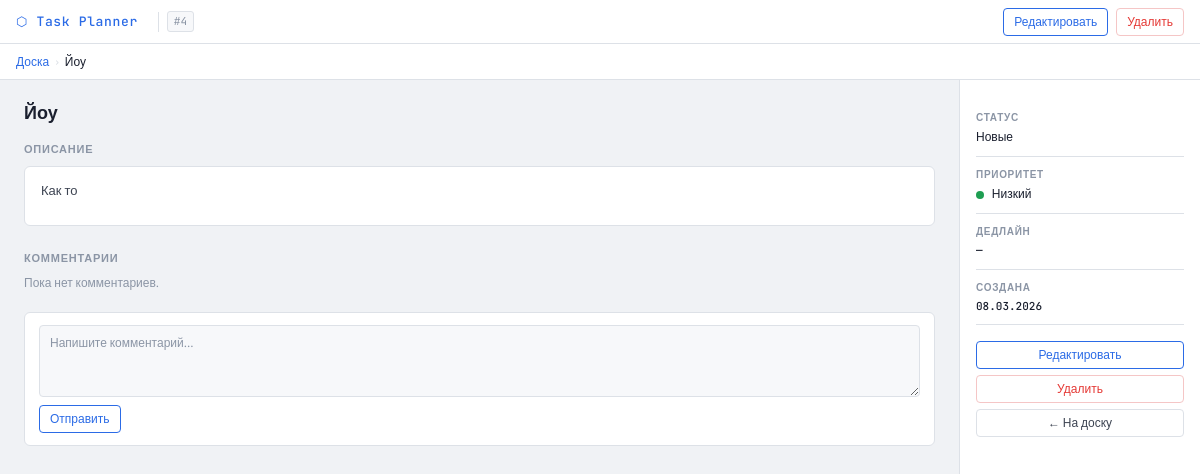
Page /view_task.php?id=4 (signed in) on the committed database.
### tables this page shows
CREATE TABLE `tasks` (
  `id` int NOT NULL,
  `title` varchar(200) NOT NULL,
  `description` text,
  `priority` enum('low','medium','high') NOT NULL,
  `deadline` datetime DEFAULT NULL,
  `project_id` int NOT NULL,
  `assigned_to` int DEFAULT NULL,
  `status` enum('new','working','progress','done') NOT NULL DEFAULT 'new',
  `created_at` datetime NOT NULL DEFAULT CURRENT_TIMESTAMP
);

### view_task.php (the view, shortened to what this page needs)
<?php
$task_id = $_GET['id'];
$database = new Database();
$db = $database->getConnection();
$stmt = $db->prepare("
    SELECT t.* FROM tasks t
    JOIN projects p ON t.project_id = p.id
    LEFT JOIN project_members pm ON p.id = pm.project_id
    WHERE t.id = :task_id
      AND (p.owner_id = :user_id OR pm.user_id = :user_id)
    LIMIT 1
");
$stmt->execute(['task_id' => $task_id, 'user_id' => $_SESSION['user_id']]);
$task = $stmt->fetch(PDO::FETCH_ASSOC);
$stmtComments = $db->prepare("
    SELECT tc.*, u.name as author_name
    FROM task_comments tc
    JOIN users u ON tc.user_id = u.id
    WHERE tc.task_id = ?
    ORDER BY tc.created_at ASC
");
$stmtComments->execute([$task_id]);
$comments = $stmtComments->fetchAll(PDO::FETCH_ASSOC);
$statusLabels   = ['new' => 'Новые', 'working' => 'В работе', 'progress' => 'В процессе', 'done' => 'Завершены'];
$priorityLabels = ['low' => 'Низкий', 'medium' => 'Средний', 'high' => 'Высокий'];
$priorityColors = ['low' => 'var(--green)', 'medium' => 'var(--yellow)', 'high' => 'var(--red)'];
?>
<!DOCTYPE html>
<html lang="ru">
<head>
    <link href="https://cdn.jsdelivr.net/npm/bootstrap@5.3.2/dist/css/bootstrap.min.css" rel="stylesheet">
</head>
<body>
<div class="topbar">
    <a href="index.php" class="topbar-brand">⬡ Task Planner</a>
    <span class="task-id-badge">#<?= $task['id'] ?></span>
    <a href="edit_task.php?id=<?= $task['id'] ?>" class="topbar-btn primary">Редактировать</a>
    <a href="delete_task.php?id=<?= $task['id'] ?>" class="topbar-btn danger"
       onclick="return confirm('Удалить задачу?')">Удалить</a>
</div>
<div class="breadbar">
    <a href="index.php">Доска</a>
    <span class="breadbar-sep">›</span>
    <span class="breadbar-current"><?= htmlspecialchars($task['title']) ?></span>
</div>
<div class="page-content">
    <div class="main-panel">
        <div class="task-title"><?= htmlspecialchars($task['title']) ?></div>
        <div class="section-label">Описание</div>
        <div class="desc-block">
            <?= !empty($task['description'])
                ? nl2br(htmlspecialchars($task['description']))
                : '<em>Нет описания</em>' ?>
        </div>
        <div class="section-label">Комментарии</div>
        <div class="comments-wrap" id="comments-list-<?= $task_id ?>">
            <?php if (empty($comments)): ?>
                <div id="no-comments-msg" style="font-size:12px;color:var(--text-dim);">Пока нет комментариев.</div>
            <?php endif; ?>
        </div>
        <div class="comment-form-wrap">
            <form id="comment-form-<?= $task_id ?>" onsubmit="addComment(event, <?= $task_id ?>)" style="display:flex;flex-direction:column;gap:8px;">
                <textarea name="comment" class="tp-textarea" rows="3" maxlength="500"
                          placeholder="Напишите комментарий..." required></textarea>
                <div style="display:flex;align-items:center;gap:8px;">
                    <button type="submit" class="topbar-btn primary">Отправить</button>
                </div>
            </form>
        </div>
    </div>
    <div class="side-panel">
        <div class="detail-row">
            <span class="detail-key">Статус</span>
            <span class="detail-val"><?= $statusLabels[$task['status']] ?? $task['status'] ?></span>
        </div>
        <div class="detail-row">
            <span class="detail-key">Приоритет</span>
            <span class="detail-val">
                <span class="priority-dot" style="background:<?= $priorityColors[$task['priority']] ?? '#aaa' ?>;"></span>
                <?= $priorityLabels[$task['priority']] ?? $task['priority'] ?>
            </span>
        </div>
        <div class="detail-row">
            <span class="detail-key">Дедлайн</span>
            <span class="detail-val mono">
                <?= $task['deadline'] ? date('d.m.Y H:i', strtotime($task['deadline'])) : '—' ?>
            </span>
        </div>
        <div class="detail-row">
            <span class="detail-key">Создана</span>
            <span class="detail-val mono">
                <?= date('d.m.Y', strtotime($task['created_at'])) ?>
            </span>
        </div>
        <div class="side-actions">
            <a href="edit_task.php?id=<?= $task['id'] ?>" class="topbar-btn primary" style="justify-content:center;">Редактировать</a>
            <a href="delete_task.php?id=<?= $task['id'] ?>" class="topbar-btn danger" style="justify-content:center;"
               onclick="return confirm('Удалить задачу?')">Удалить</a>
            <a href="index.php" class="topbar-btn" style="justify-content:center;">← На доску</a>
        </div>
    </div>
</div>
</body>
</html>

### view_task.php (style rules this page uses)
:root { --bg: #f0f2f5; --surface: #ffffff; --surface2: #f7f8fa; --border: #dde1e7; --text: #3d4452; --text-dim: #8b95a5; --text-head: #1a1f2e; --accent: #2b6be6; --red: #e53935; --yellow: #e8a000; --green: #1e9e52; }
* { box-sizing: border-box; margin: 0; padding: 0; }
body { background: var(--bg); color: var(--text); font-family: 'IBM Plex Sans', sans-serif; font-size: 13px; min-height: 100vh; display: flex; flex-direction: column; }
.topbar { height: 44px; background: var(--surface); border-bottom: 1px solid var(--border); display: flex; align-items: center; padding: 0 16px; gap: 8px; flex-shrink: 0; }
.topbar-brand { font-family: 'JetBrains Mono', monospace; font-size: 13px; font-weight: 500; color: var(--accent); letter-spacing: 0.05em; margin-right: 12px; text-decoration: none; }
.topbar-btn { height: 28px; padding: 0 10px; border-radius: 4px; font-size: 12px; font-weight: 500; border: 1px solid var(--border); background: transparent; color: var(--text); cursor: pointer; text-decoration: none; display: inline-flex; align-items: center; gap: 5px; transition: background .15s, border-color .15s, color .15s; }
.topbar-btn.primary { border-color: var(--accent); color: var(--accent); }
.topbar-btn.danger { border-color: #f5c6c6; color: var(--red); }
.breadbar { height: 36px; background: var(--surface); border-bottom: 1px solid var(--border); display: flex; align-items: center; padding: 0 16px; gap: 6px; font-size: 12px; color: var(--text-dim); }
.breadbar a { color: var(--accent); text-decoration: none; }
.breadbar-sep { color: var(--border); }
.breadbar-current { color: var(--text-head); font-weight: 500; }
.task-id-badge { font-family: 'JetBrains Mono', monospace; font-size: 11px; background: var(--surface2); border: 1px solid var(--border); border-radius: 3px; padding: 1px 6px; color: var(--text-dim); }
.page-content { flex: 1; display: flex; gap: 0; overflow: hidden; }
.main-panel { flex: 1; overflow-y: auto; padding: 20px 24px; border-right: 1px solid var(--border); }
.task-title { font-size: 18px; font-weight: 600; color: var(--text-head); line-height: 1.4; margin-bottom: 16px; }
.section-label { font-size: 11px; font-weight: 600; text-transform: uppercase; letter-spacing: .07em; color: var(--text-dim); margin-bottom: 8px; }
.desc-block { background: var(--surface); border: 1px solid var(--border); border-radius: 6px; padding: 14px 16px; font-size: 13px; line-height: 1.6; color: var(--text); margin-bottom: 24px; min-height: 60px; }
.comments-wrap { display: flex; flex-direction: column; gap: 10px; margin-bottom: 20px; }
.comment-form-wrap { background: var(--surface); border: 1px solid var(--border); border-radius: 6px; padding: 12px 14px; }
.tp-textarea { width: 100%; background: var(--surface2); border: 1px solid var(--border); border-radius: 4px; color: var(--text); font-family: 'IBM Plex Sans', sans-serif; font-size: 12px; padding: 8px 10px; resize: vertical; outline: none; transition: border-color .15s; min-height: 72px; }
.tp-textarea::placeholder { color: var(--text-dim); }
.side-panel { width: 240px; min-width: 240px; overflow-y: auto; padding: 20px 16px; background: var(--surface); }
.detail-row { display: flex; flex-direction: column; gap: 3px; padding: 10px 0; border-bottom: 1px solid var(--border); }
.detail-key { font-size: 10px; font-weight: 600; text-transform: uppercase; letter-spacing: .07em; color: var(--text-dim); }
.detail-val { font-size: 12px; font-weight: 500; color: var(--text-head); }
.priority-dot { display: inline-block; width: 8px; height: 8px; border-radius: 50%; margin-right: 5px; vertical-align: middle; }
.mono { font-family: 'JetBrains Mono', monospace; font-size: 11px; }
.side-actions { display: flex; flex-direction: column; gap: 6px; margin-top: 16px; }

### rows in the picture
tasks: id "4", title "Йоу", description "Как то", status "Новые", priority "Низкий", created_at "08.03.2026"
